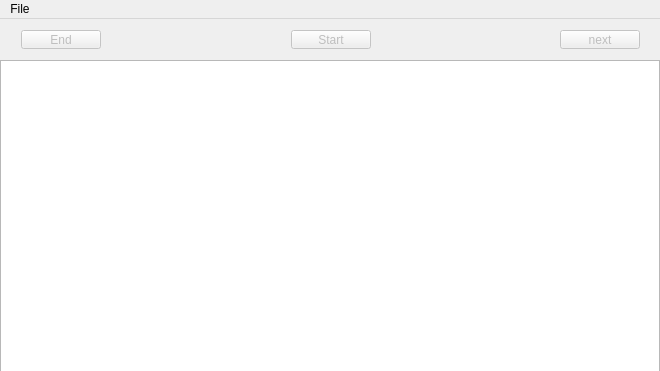
<?xml version="1.0" encoding="UTF-8"?>
<ui version="4.0">
 <class>MainWindow</class>
 <widget class="QMainWindow" name="MainWindow">
  <property name="geometry">
   <rect>
    <x>0</x>
    <y>0</y>
    <width>660</width>
    <height>371</height>
   </rect>
  </property>
  <property name="windowTitle">
   <string>Biology</string>
  </property>
  <widget class="QWidget" name="centralWidget">
   <widget class="QWidget" name="horizontalLayoutWidget">
    <property name="geometry">
     <rect>
      <x>10</x>
      <y>0</y>
      <width>641</width>
      <height>41</height>
     </rect>
    </property>
    <layout class="QHBoxLayout" name="horizontalLayout" stretch="0,0,0,0,0">
     <item>
      <widget class="QPushButton" name="cancelButton">
       <property name="enabled">
        <bool>false</bool>
       </property>
       <property name="text">
        <string>End</string>
       </property>
      </widget>
     </item>
     <item>
      <spacer name="horizontalSpacer">
       <property name="orientation">
        <enum>Qt::Horizontal</enum>
       </property>
       <property name="sizeHint" stdset="0">
        <size>
         <width>40</width>
         <height>20</height>
        </size>
       </property>
      </spacer>
     </item>
     <item>
      <widget class="QPushButton" name="startButton">
       <property name="enabled">
        <bool>false</bool>
       </property>
       <property name="text">
        <string>Start</string>
       </property>
      </widget>
     </item>
     <item>
      <spacer name="horizontalSpacer_2">
       <property name="orientation">
        <enum>Qt::Horizontal</enum>
       </property>
       <property name="sizeHint" stdset="0">
        <size>
         <width>40</width>
         <height>20</height>
        </size>
       </property>
      </spacer>
     </item>
     <item>
      <widget class="QPushButton" name="nextButton">
       <property name="enabled">
        <bool>false</bool>
       </property>
       <property name="text">
        <string>next</string>
       </property>
      </widget>
     </item>
    </layout>
   </widget>
   <widget class="QTableView" name="tableView">
    <property name="geometry">
     <rect>
      <x>0</x>
      <y>41</y>
      <width>660</width>
      <height>330</height>
     </rect>
    </property>
    <property name="showGrid">
     <bool>true</bool>
    </property>
   </widget>
  </widget>
  <widget class="QMenuBar" name="menuBar">
   <property name="geometry">
    <rect>
     <x>0</x>
     <y>0</y>
     <width>660</width>
     <height>25</height>
    </rect>
   </property>
   <widget class="QMenu" name="menuBar_File">
    <property name="title">
     <string>File</string>
    </property>
    <addaction name="menuBar_action_OpenData"/>
   </widget>
   <addaction name="menuBar_File"/>
  </widget>
  <action name="menuBar_action_OpenData">
   <property name="text">
    <string>Open Data</string>
   </property>
  </action>
 </widget>
 <layoutdefault spacing="6" margin="11"/>
 <resources/>
 <connections/>
</ui>
